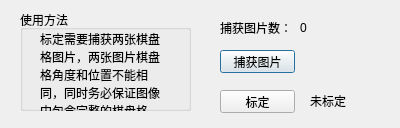
<?xml version="1.0" encoding="UTF-8"?>
<ui version="4.0">
 <class>CalibrateDialog</class>
 <widget class="QDialog" name="CalibrateDialog">
  <property name="geometry">
   <rect>
    <x>0</x>
    <y>0</y>
    <width>400</width>
    <height>128</height>
   </rect>
  </property>
  <property name="windowTitle">
   <string>相机标定</string>
  </property>
  <property name="sizeGripEnabled">
   <bool>false</bool>
  </property>
  <widget class="QPushButton" name="captureButton">
   <property name="geometry">
    <rect>
     <x>220</x>
     <y>50</y>
     <width>75</width>
     <height>23</height>
    </rect>
   </property>
   <property name="text">
    <string>捕获图片</string>
   </property>
  </widget>
  <widget class="QGroupBox" name="groupBox">
   <property name="geometry">
    <rect>
     <x>20</x>
     <y>10</y>
     <width>171</width>
     <height>101</height>
    </rect>
   </property>
   <property name="title">
    <string>使用方法</string>
   </property>
   <widget class="QLabel" name="label">
    <property name="geometry">
     <rect>
      <x>20</x>
      <y>20</y>
      <width>131</width>
      <height>101</height>
     </rect>
    </property>
    <property name="text">
     <string>标定需要捕获两张棋盘格图片，两张图片棋盘格角度和位置不能相同，同时务必保证图像中包含完整的棋盘格</string>
    </property>
    <property name="alignment">
     <set>Qt::AlignLeading|Qt::AlignLeft|Qt::AlignTop</set>
    </property>
    <property name="wordWrap">
     <bool>true</bool>
    </property>
   </widget>
  </widget>
  <widget class="QLabel" name="label_2">
   <property name="geometry">
    <rect>
     <x>220</x>
     <y>20</y>
     <width>81</width>
     <height>16</height>
    </rect>
   </property>
   <property name="text">
    <string>捕获图片数：</string>
   </property>
  </widget>
  <widget class="QLabel" name="NumLabel">
   <property name="geometry">
    <rect>
     <x>300</x>
     <y>20</y>
     <width>54</width>
     <height>16</height>
    </rect>
   </property>
   <property name="text">
    <string>0</string>
   </property>
  </widget>
  <widget class="QPushButton" name="calibrateButton">
   <property name="geometry">
    <rect>
     <x>220</x>
     <y>90</y>
     <width>75</width>
     <height>23</height>
    </rect>
   </property>
   <property name="text">
    <string>标定</string>
   </property>
  </widget>
  <widget class="QLabel" name="statusLabel">
   <property name="geometry">
    <rect>
     <x>310</x>
     <y>90</y>
     <width>71</width>
     <height>21</height>
    </rect>
   </property>
   <property name="text">
    <string>未标定</string>
   </property>
  </widget>
 </widget>
 <resources/>
 <connections/>
</ui>
